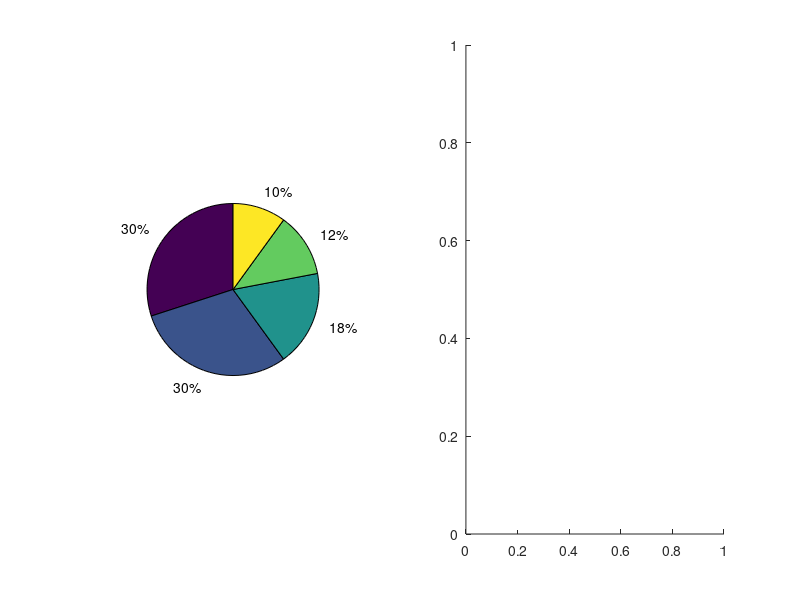

This figure's MATLAB source: (Note: this script raises an error after producing the figure.)
%%
%   COURSE: Master statistics and machine learning: intuition, math, code										
%      URL: udemy.com/course/statsml_x/?couponCode=202212 
% 
%  SECTION: Visualizing data
%    VIDEO: Pie charts
% 
%  TEACHER: Mike X Cohen, sincxpress.com
%

%%

% a clear MATLAB workspace is a clear mental workspace
close all; clear

%% create data for the plot

nbins = 5;
totalN = 100;

rawdata = ceil(logspace(log10(1/2),log10(nbins-.01),totalN));

% prepare data for pie chart
uniquenums = unique(rawdata);
data4pie = zeros(length(uniquenums),1);

for i=1:length(uniquenums)
    data4pie(i) = sum(rawdata==uniquenums(i));
end

%% show the pie chart

figure(1), clf

subplot(121)
pie(data4pie)

subplot(122)
pie(data4pie,[0 30 0 1 0],{'one','two','three','four','five'})

%% for continuous data

% generate log-normal distribution
data = exp( randn(1000,1)/10 );


figure(2), clf

% generate bins using histogram
histbins = histcounts(data,6);

% and show that as a pie chart
pie(histbins)

%% done.
